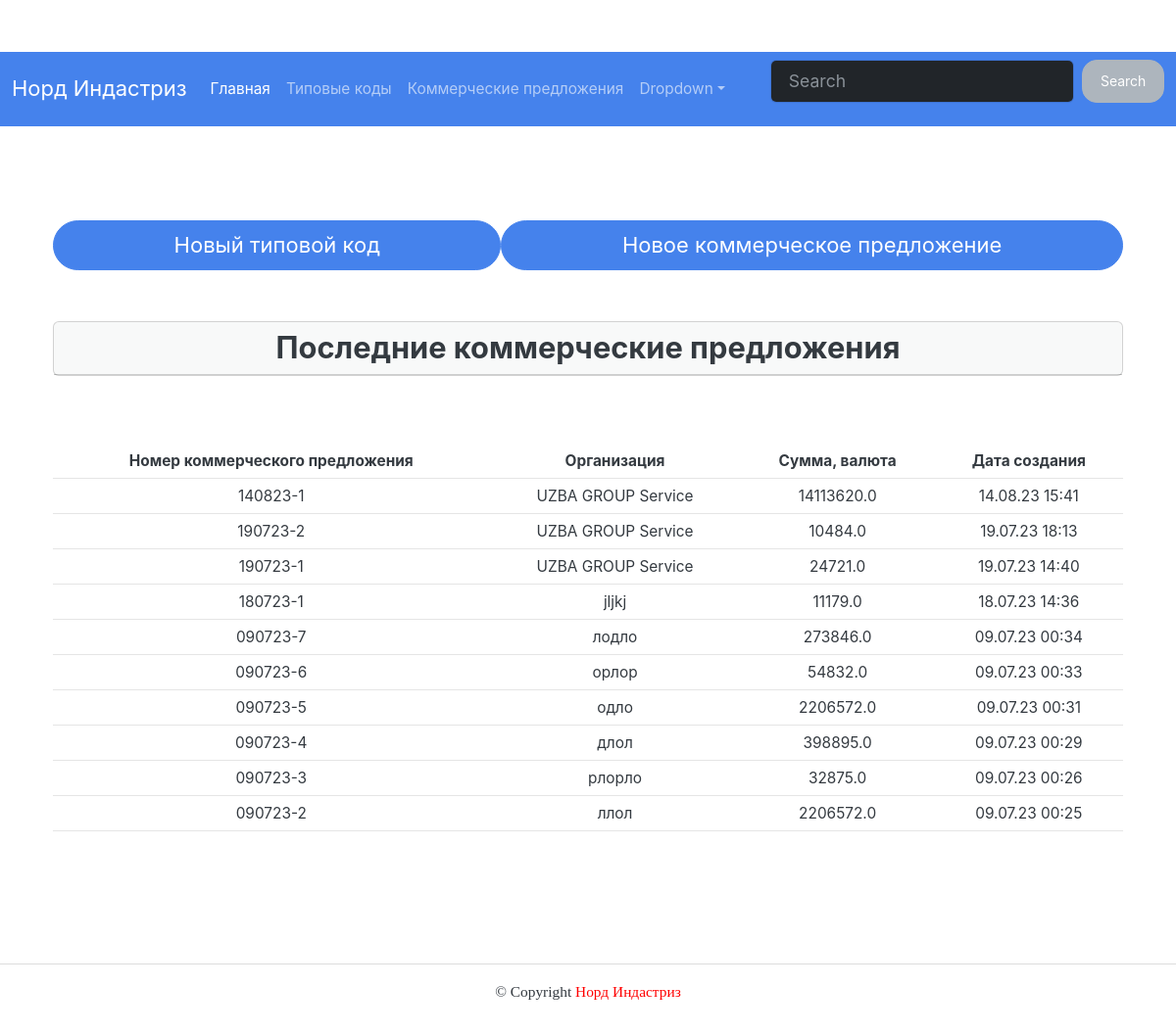
The page / on the database its author committed.
### comcodes/models.py (models this page shows, shortened)
class Proposal(models.Model):
    typecodes = models.ManyToManyField(
        TypeCode,
        through='TypeCodeInProposal',
        verbose_name='Типовой код',
        related_name='typecodes'
    )
    amount = models.FloatField(
        verbose_name='Сумма КП, валюта',
        default=0
    )
    prop_id = models.TextField(
        verbose_name='Номер коммерческого предложения',
        unique=True
    )
    company = models.CharField(
        max_length=500,
        verbose_name='Название организации',
        default=None
    )
    person = models.TextField(
        verbose_name='Контактное лицо',
        default=None
    )
    supply_per = models.TextField(
        verbose_name='Срок поставки',
        default=None
    )
    payment = models.TextField(
        verbose_name='Условия оплаты',
        default=None
    )
    publication_date = models.DateTimeField(
        'Дата создания',
        auto_now=True,
    )

### comcodes/views.py (the view)
# urls.py: path('', views.index, name='index'),
def index(request):
    title = 'Норд Индастриз - внутренний портал'
    proposals = Proposal.objects.all().order_by('-id')[:10]
    paginator = Paginator(proposals, QTY1)
    page_number = request.GET.get('page')
    page_obj = paginator.get_page(page_number)
    context = {
        'page_obj': page_obj,
        'title': title,
        'proposals': proposals,
    }
    return render(request, 'comcodes/index.html', context)

### templates/comcodes/index.html
{% extends 'base.html' %}
{% load static %}
{% block content %}
      <div class="container py-5">
        <div class="d-flex justify-content-between">
          <a class="btn btn-primary btn-lg flex-fill" href="{% url 'comcodes:new_code' %}" style="text-decoration: none; color: white;">
              Новый типовой код
          </a>
          <a class="btn btn-primary btn-lg flex-fill" href="{% url 'comcodes:new_proposal' %}" style="text-decoration: none; color: white;">
              Новое коммерческое предложение
          </a>
        </div>
        <br></br>
        <div class="card mb-3">
          <h3 class="card-header" style="text-align:center;">Последние коммерческие предложения{{ proposal.prop_id }}</h3>
        </div>
        <br></br>
        {% if proposals %}
        <table class="table table-hover">
          <thead>
            <tr>
              <th class="text-center" scope="col">Номер коммерческого предложения</th>
              <th class="text-center" scope="col">Организация</th>
              <th class="text-center" scope="col">Сумма, валюта</th>
              <th class="text-center" scope="col">Дата создания</th>
            </tr>
          </thead>
          <tbody>
            {% for proposal in proposals %}
            <tr>
              <td class="text-center">{{ proposal.prop_id }}</td>
              <td class="text-center">{{ proposal.company }}</td>
              <td class="text-center">{{ proposal.amount }}</td>
              <td class="text-center">{{ proposal.publication_date|date:"d.m.y H:i" }}</td>
            </tr>
            {% endfor %}
          </tbody>
        </table>
        {% else %}
        <p>Нет коммерческих предложений</p>
        {% endif %}
{% endblock %}

### rows shown on the page
Proposal: prop_id "140823-1", company "UZBA GROUP Service", amount "14113620.0", publication_date "14.08.23 15:41"
Proposal: prop_id "190723-2", company "UZBA GROUP Service", amount "10484.0", publication_date "19.07.23 18:13"
Proposal: prop_id "190723-1", company "UZBA GROUP Service", amount "24721.0", publication_date "19.07.23 14:40"
Proposal: prop_id "180723-1", company "jljkj", amount "11179.0", publication_date "18.07.23 14:36"
Proposal: prop_id "090723-7", company "лодло", amount "273846.0", publication_date "09.07.23 00:34"
Proposal: prop_id "090723-6", company "орлор", amount "54832.0", publication_date "09.07.23 00:33"
Proposal: prop_id "090723-5", company "одло", amount "2206572.0", publication_date "09.07.23 00:31"
Proposal: prop_id "090723-4", company "длол", amount "398895.0", publication_date "09.07.23 00:29"
Proposal: prop_id "090723-3", company "рлорло", amount "32875.0", publication_date "09.07.23 00:26"
Proposal: prop_id "090723-2", company "ллол", amount "2206572.0", publication_date "09.07.23 00:25"
